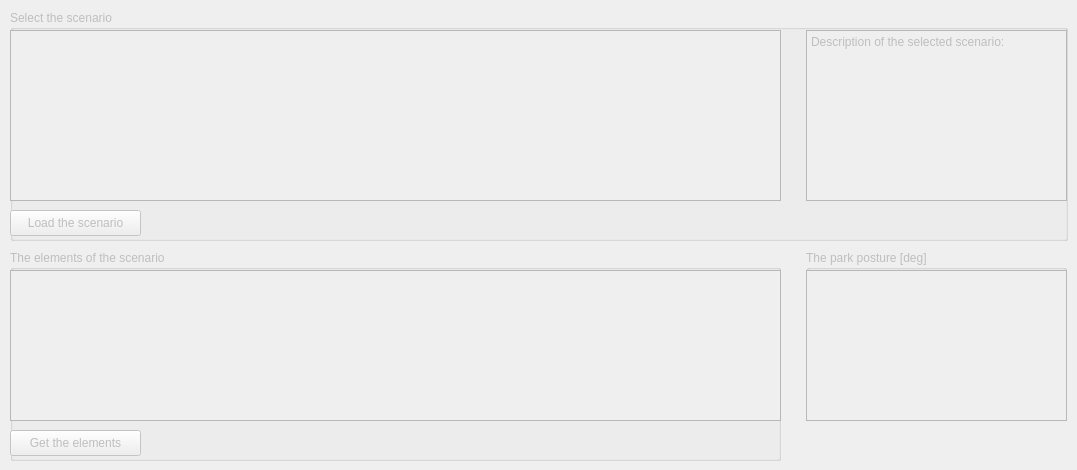
    <widget class="QWidget" name="tab_scenario">
     <property name="enabled">
      <bool>false</bool>
     </property>
     <attribute name="title">
      <string>Scenario</string>
     </attribute>
     <widget class="QGroupBox" name="groupBox_selectScenario">
      <property name="geometry">
       <rect>
        <x>10</x>
        <y>10</y>
        <width>1058</width>
        <height>231</height>
       </rect>
      </property>
      <property name="title">
       <string>Select the scenario</string>
      </property>
      <widget class="QListWidget" name="listWidget_scenario">
       <property name="geometry">
        <rect>
         <x>0</x>
         <y>20</y>
         <width>771</width>
         <height>171</height>
        </rect>
       </property>
      </widget>
      <widget class="QPushButton" name="pushButton_loadScenario">
       <property name="geometry">
        <rect>
         <x>0</x>
         <y>200</y>
         <width>131</width>
         <height>26</height>
        </rect>
       </property>
       <property name="text">
        <string>Load the scenario</string>
       </property>
      </widget>
      <widget class="QTextBrowser" name="textBrowser_scenario">
       <property name="enabled">
        <bool>false</bool>
       </property>
       <property name="geometry">
        <rect>
         <x>796</x>
         <y>20</y>
         <width>261</width>
         <height>171</height>
        </rect>
       </property>
       <property name="html">
        <string>&lt;!DOCTYPE HTML PUBLIC &quot;-//W3C//DTD HTML 4.0//EN&quot; &quot;http://www.w3.org/TR/REC-html40/strict.dtd&quot;&gt;
&lt;html&gt;&lt;head&gt;&lt;meta name=&quot;qrichtext&quot; content=&quot;1&quot; /&gt;&lt;style type=&quot;text/css&quot;&gt;
p, li { white-space: pre-wrap; }
&lt;/style&gt;&lt;/head&gt;&lt;body style=&quot; font-family:'Ubuntu'; font-size:11pt; font-weight:400; font-style:normal;&quot;&gt;
&lt;p style=&quot; margin-top:0px; margin-bottom:0px; margin-left:0px; margin-right:0px; -qt-block-indent:0; text-indent:0px;&quot;&gt;&lt;span style=&quot; font-family:'Sans'; font-size:9pt;&quot;&gt;Description of the selected scenario:&lt;/span&gt;&lt;/p&gt;&lt;/body&gt;&lt;/html&gt;</string>
       </property>
      </widget>
     </widget>
     <widget class="QGroupBox" name="groupBox_getElements">
      <property name="geometry">
       <rect>
        <x>10</x>
        <y>250</y>
        <width>771</width>
        <height>211</height>
       </rect>
      </property>
      <property name="title">
       <string>The elements of the scenario</string>
      </property>
      <widget class="QPushButton" name="pushButton_getElements">
       <property name="geometry">
        <rect>
         <x>0</x>
         <y>180</y>
         <width>131</width>
         <height>26</height>
        </rect>
       </property>
       <property name="text">
        <string>Get the elements</string>
       </property>
      </widget>
      <widget class="QListWidget" name="listWidget_elements">
       <property name="geometry">
        <rect>
         <x>0</x>
         <y>20</y>
         <width>771</width>
         <height>151</height>
        </rect>
       </property>
      </widget>
     </widget>
     <widget class="QGroupBox" name="groupBox_homePosture">
      <property name="enabled">
       <bool>false</bool>
      </property>
      <property name="geometry">
       <rect>
        <x>806</x>
        <y>250</y>
        <width>261</width>
        <height>171</height>
       </rect>
      </property>
      <property name="title">
       <string>The park posture [deg]</string>
      </property>
      <widget class="QListWidget" name="listWidget_homePosture">
       <property name="geometry">
        <rect>
         <x>0</x>
         <y>20</y>
         <width>261</width>
         <height>151</height>
        </rect>
       </property>
      </widget>
     </widget>
    </widget>
